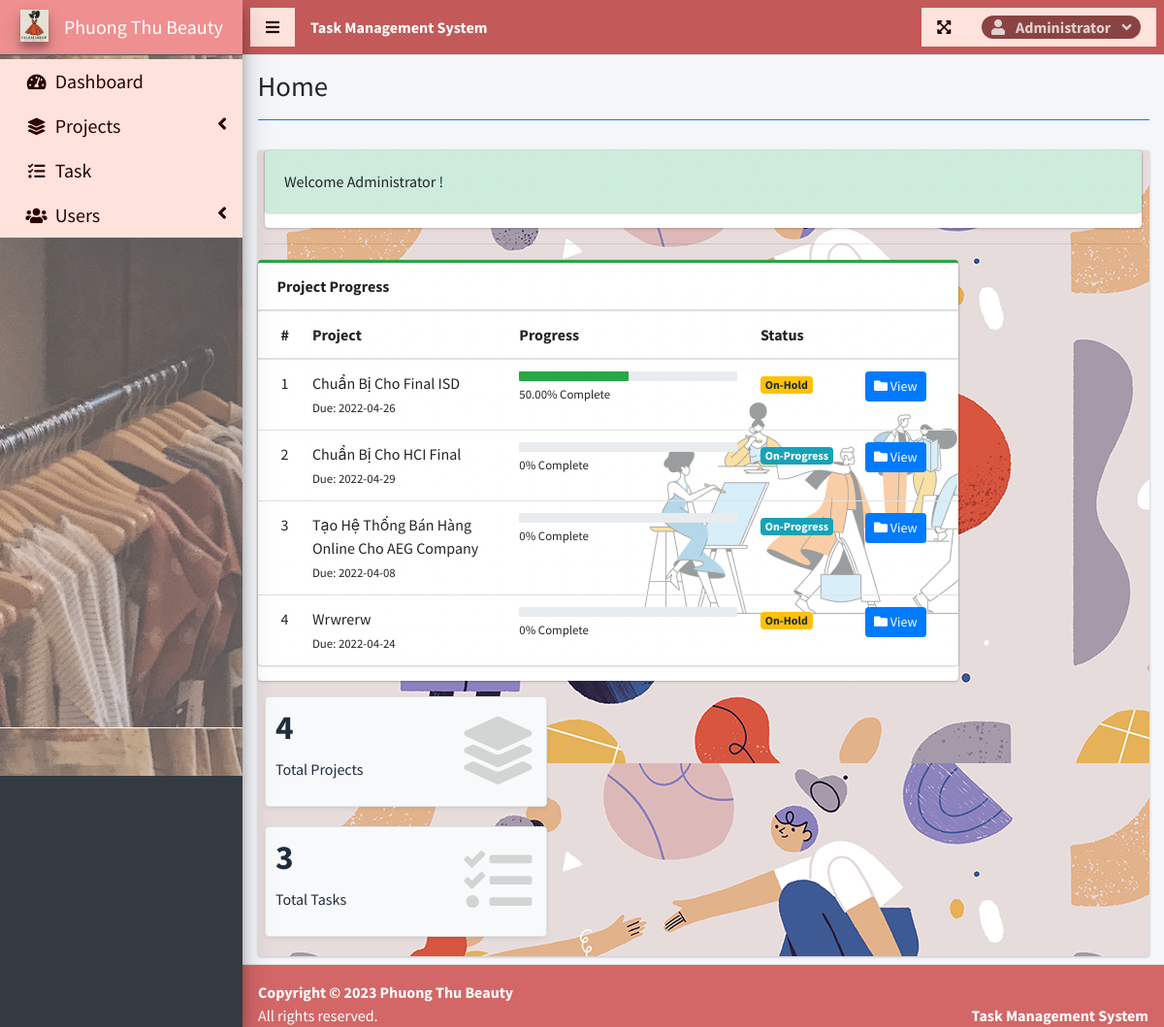
The page / (signed in) on the database its author committed.
### tables this page shows
CREATE TABLE `project_list` (
  `id` int(30) NOT NULL,
  `name` varchar(200) NOT NULL,
  `description` text NOT NULL,
  `status` tinyint(2) NOT NULL,
  `start_date` date NOT NULL,
  `end_date` date NOT NULL,
  `manager_id` int(30) NOT NULL,
  `user_ids` text NOT NULL,
  `date_created` datetime NOT NULL DEFAULT current_timestamp()
);

### home.php (the view, shortened to what this page needs)
<?php include('db_connect.php') ?>
<div class="card" style="background-image: url('assets/uploads/fbc.png');">
 <div class="col-12">
          <div class="card">
            <div class="card" style="background-image: url('assets/uploads/home-back.png');">
            <div class="card-body">
              Welcome <?php echo $_SESSION['login_name'] ?>!
            </div>
          </div>
  </div>
  <hr>
  <?php
     $where2 = "";
    ?>
      <div class="row">
        <div class="card card-outline card-success" class="col-md-8"> <div class="card" style="background-image: url('assets/uploads/fbcc.png');">
          <div class="card-header">
            <b>Project Progress</b>
          </div>
          <div class="card-body p-0">
            <div class="table-responsive">
              <table class="table m-0 table-hover">
                <colgroup>
                  <col width="5%">
                  <col width="30%">
                  <col width="35%">
                  <col width="15%">
                  <col width="15%">
                </colgroup>
                <thead>
                  <th>#</th>
                  <th>Project</th>
                  <th>Progress</th>
                  <th>Status</th>
                  <th></th>
                </thead>
                <tbody>
                <?php
                $i = 1;
                $stat = array("Pending","Started","On-Progress","On-Hold","Over Due","Done");
                $where = "";
                $qry = $conn->query("SELECT * FROM project_list $where order by name asc");
                while($row= $qry->fetch_assoc()):
                $tprog = $conn->query("SELECT * FROM task_list where project_id = {$row['id']}")->num_rows;
                $cprog = $conn->query("SELECT * FROM task_list where project_id = {$row['id']} and status = 3")->num_rows;
                $prog = $tprog > 0 ? ($cprog/$tprog) * 100 : 0;
                $prog = $prog > 0 ?  number_format($prog,2) : $prog;
                $prod = $conn->query("SELECT * FROM user_productivity where project_id = {$row['id']}")->num_rows;
                if($row['status'] == 0 && strtotime(date('Y-m-d')) >= strtotime($row['start_date'])):
                if($prod  > 0  || $cprog > 0)
                  $row['status'] = 2;
                else
                  $row['status'] = 1;
                elseif($row['status'] == 0 && strtotime(date('Y-m-d')) > strtotime($row['end_date'])):
                $row['status'] = 4;
                endif;
                  ?>
                  <tr>
                      <td>
                         <?php echo $i++ ?>
                      </td>
                      <td>
                          <a>
                              <?php echo ucwords($row['name']) ?>
                          </a>
                          <br>
                          <small>
                              Due: <?php echo date("Y-m-d",strtotime($row['end_date'])) ?>
                          </small>
                      </td>
                      <td class="project_progress">
                          <div class="progress progress-sm">
                              <div class="progress-bar bg-green" role="progressbar" aria-valuenow="57" aria-valuemin="0" aria-valuemax="100" style="width: <?php echo $prog ?>%">
                              </div>
                          </div>
                          <small>
                              <?php echo $prog ?>% Complete
                          </small>
                      </td>
                      <td class="project-state">
                          <?php
                            if($stat[$row['status']] =='Pending'){
                              echo "<span class='badge badge-secondary'>{$stat[$row['status']]}</span>";
                            }elseif($stat[$row['status']] =='Started'){
                              echo "<span class='badge badge-primary'>{$stat[$row['status']]}</span>";
                            }elseif($stat[$row['status']] =='On-Progress'){
                              echo "<span class='badge badge-info'>{$stat[$row['status']]}</span>";
                            }elseif($stat[$row['status']] =='On-Hold'){
                              echo "<span class='badge badge-warning'>{$stat[$row['status']]}</span>";
                            }elseif($stat[$row['status']] =='Over Due'){
                              echo "<span class='badge badge-danger'>{$stat[$row['status']]}</span>";
                            }elseif($stat[$row['status']] =='Done'){
                              echo "<span class='badge badge-success'>{$stat[$row['status']]}</span>";
                            }
                          ?>
                      </td>
                      <td>
                        <a class="btn btn-primary btn-sm" href="./index.php?page=view_project&id=<?php echo $row['id'] ?>">
                              <i class="fas fa-folder">
                              </i>
                              View
                        </a>
                      </td>
                  </tr>
                <?php endwhile; ?>
                </tbody>
              </table>
            </div>
          </div>
        </div>
        </div>
        <div class="col-md-4">
          <div class="row">
          <div class="col-12 col-sm-6 col-md-12">
            <div class="small-box bg-light shadow-sm border">
              <div class="inner">
                <h3><?php echo $conn->query("SELECT * FROM project_list $where")->num_rows; ?></h3>
                <p>Total Projects</p>
              </div>
              <div class="icon">
                <i class="fa fa-layer-group"></i>
              </div>
            </div>
          </div>
           <div class="col-12 col-sm-6 col-md-12">
            <div class="small-box bg-light shadow-sm border">
              <div class="inner">
                <h3><?php echo $conn->query("SELECT t.*,p.name as pname,p.start_date,p.status as pstatus, p.end_date,p.id as pid FROM task_list t inner join project_list p on p.id = t.project_id $where2")->num_rows; ?></h3>
                <p>Total Tasks</p>
              </div>
              <div class="icon">
                <i class="fa fa-tasks"></i>
              </div>
            </div>
          </div>
      </div>
        </div>
      </div>

### rows shown on the page
project_list: name "Chuẩn Bị Cho Final ISD", end_date "2022-04-26", prog "50.00", status "On-Hold"
project_list: name "Chuẩn Bị Cho HCI Final", end_date "2022-04-29", prog "0", manager "On-Progress"
project_list: name "Tạo Hệ Thống Bán Hàng Online Cho AEG Company", end_date "2022-04-08", prog "0", status "On-Progress"
project_list: name "Wrwrerw", end_date "2022-04-24", prog "0", status "On-Hold"

### other values the page prints
$_SESSION['system']['name'] "Task Management System"
$_SESSION['login_firstname'] "Administrator"
$title "Home"
$_SESSION['login_name'] "Administrator"
$conn->query("SELECT * FROM project_list $where")->num_rows "4"
